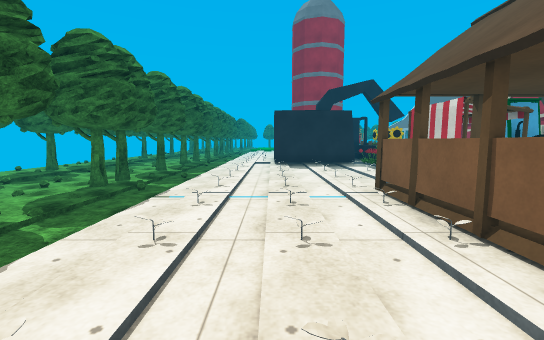
[1] (above)

21 first-person views from a walk through a Unity game level. The camera is 1.2 m above the floor, tilts 6° down and sees 90° across. The floor is counted in squares, 1 m on a side. Each view is taken from the middle of a square. On the plan, view 1 faces up. The plan holds only what a view shows up to about 13 squares ahead; the rest is blank. The place goes on beyond the plan. Some animated figures are left out. Some surface patterns are stand-ins.

[2]
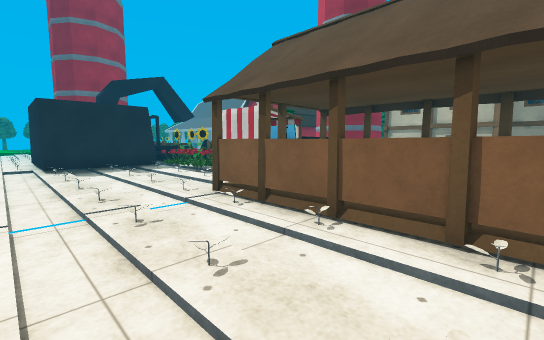

[3]
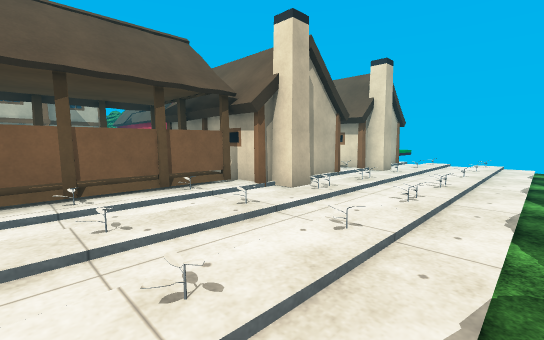

[4]
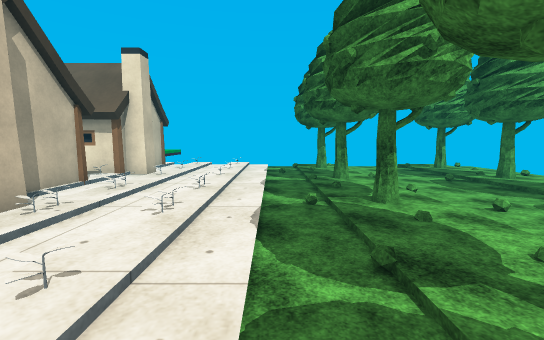

[5]
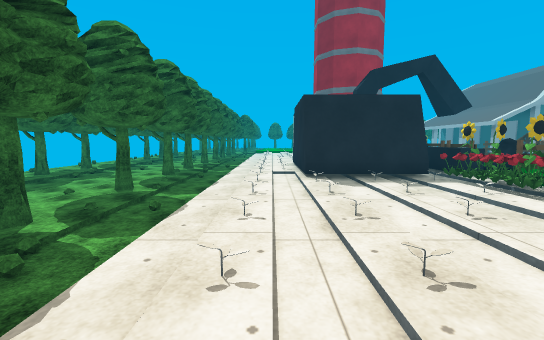

[6]
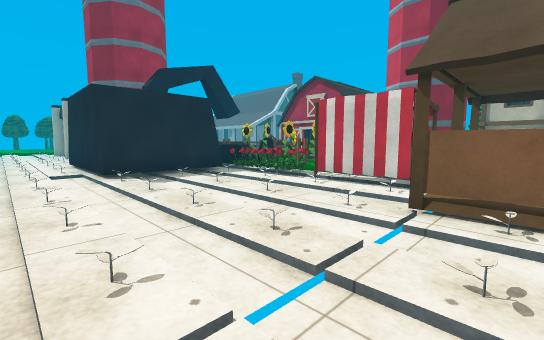

[7]
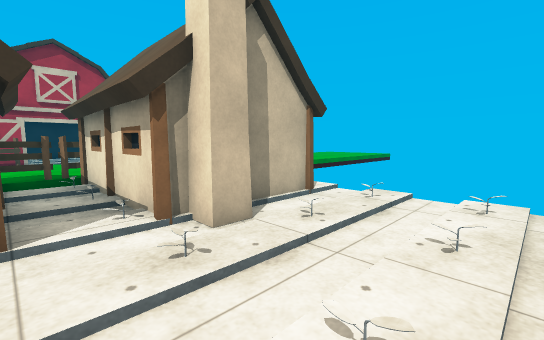

[8]
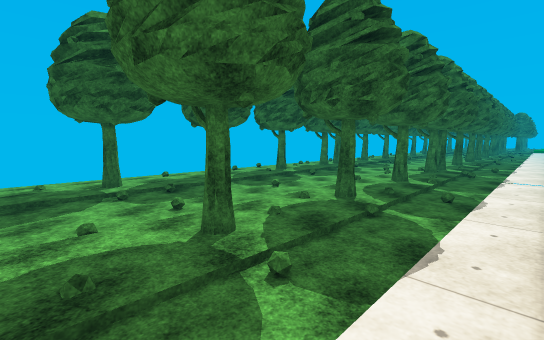

[9]
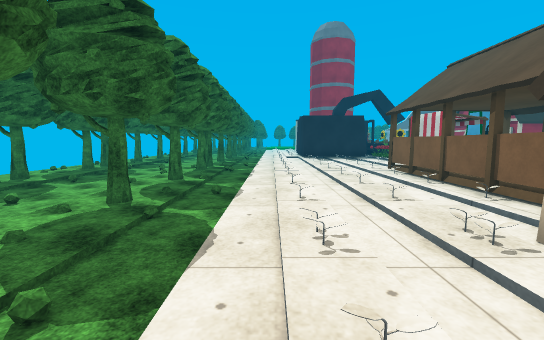

[10]
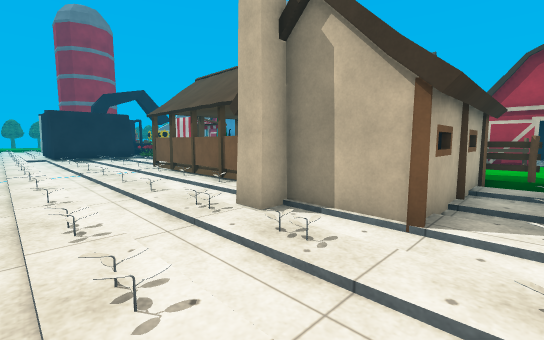

[11]
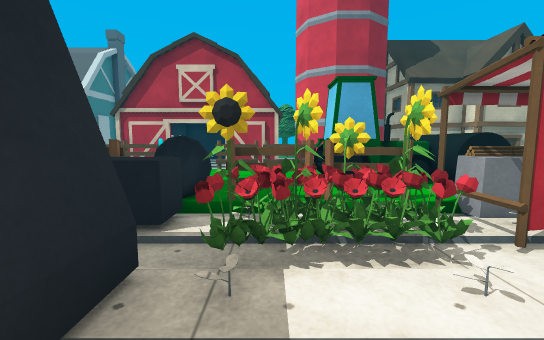

[12]
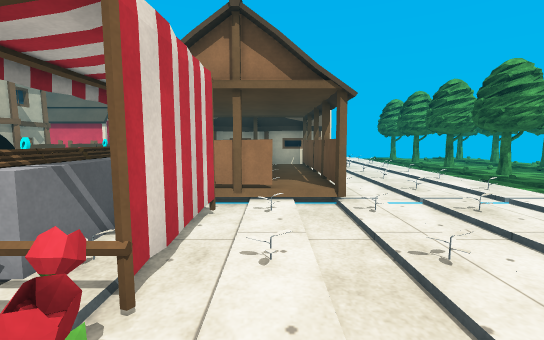

[13]
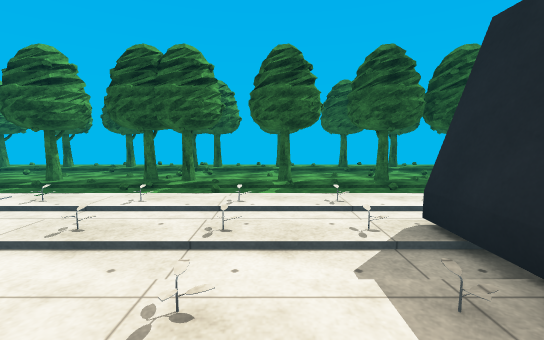

[14]
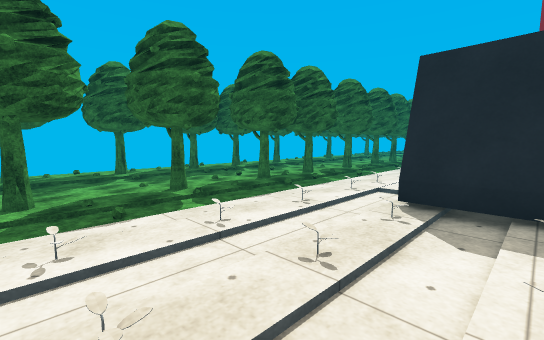

[15]
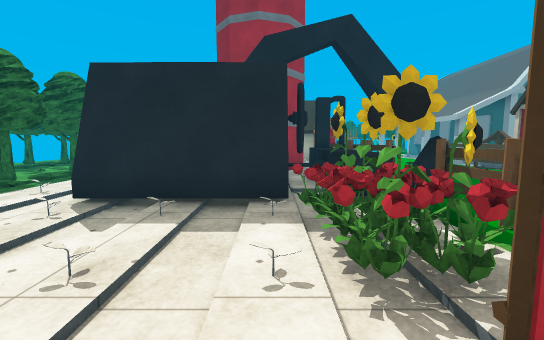

[16]
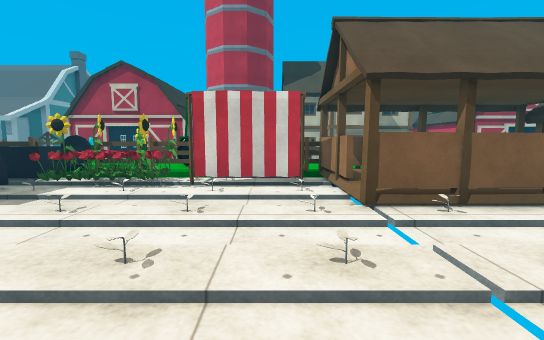

[17]
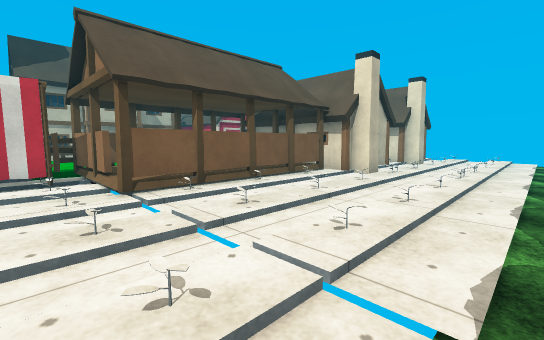

[18]
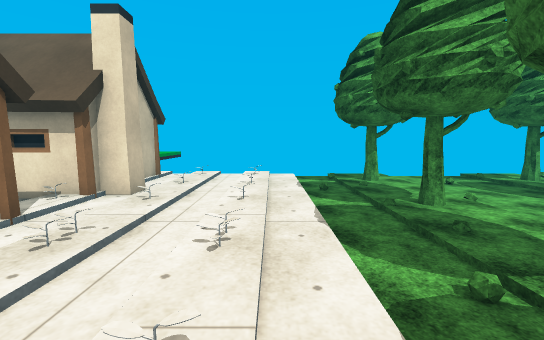

[19]
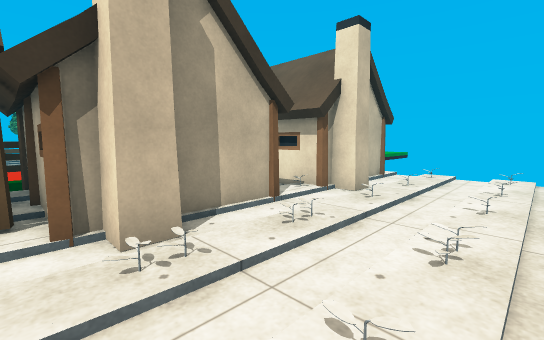

[20]
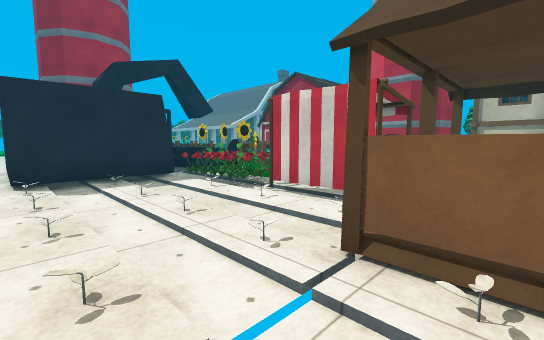

[21]
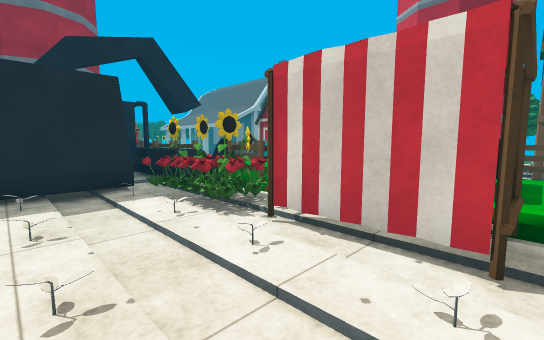

### Floor plan
Key: @ floor where view 1 was taken; # wall or solid block; . main floor; : floor 0.25 m higher than the main floor; - floor 0.25 m lower than the main floor; / step, stairs or slope; ^ raised ledge; T tree; H house; F fence; A valve; O other object.
Columns run from 11 left of view 1 to 15 right of it. Each row starts with its distance up from view 1.
 18 TT   TT -..#    A^O    FH
 17         -./#    A^F   OFH
 16 TT   TT -..#    .^F
 15  T    T -..#####.^##   FH
 14         -...####OOF#   FH
 13  T    T -.......OOF    FH
 12  T    T -.......OOF OO O.#
 11         -.......OOF OO  ##
 10         -.......OOO OO  #
  9 TT   TT -.......OOOOOO  #
  8 TT   TT -.......OOOOOO   #
  7         -.......O.F    F HH
  6         -.....OOOOF    O H
  5 TT   TT -.//./OOOOO    OHH
  4  T    T -.....O   O     H
  3         -.//./OOOO      H
  2  T    T -.....OOOO     FHH
  1 TT   TT -.//./O        F H
  0         -..@.HHHHHF:::OO H
 -1         -.//HHH HHF    O
 -2 TT   TT -....H   H
 -3         -.//.H    F    FH
 -4         -....HHHHHF    FH
 -5 TT   TT -.//.H.H.HF     H
 -6         -...HHHHHHF
 -7         -.//.H   HF     H
 -8 TT   TT -....H          H
 -9  T    T -.//.H

Where each view was taken, in squares from view 1:
view 1: 0 up, 0 right, facing up
view 2: 1 up, 1 left, facing up-right
view 3: 4 up, 3 left, facing down-right
view 4: 3 up, 3 left, facing down
view 5: 5 up, 1 left, facing up
view 6: 5 up, 2 left, facing up-right
view 7: 4 down, 2 left, facing down-right
view 8: 4 down, 2 left, facing up-left
view 9: 4 down, 2 left, facing up
view 10: 5 down, 2 left, facing up-right
view 11: 13 up, 2 right, facing right
view 12: 12 up, 4 right, facing down
view 13: 12 up, 4 right, facing left
view 14: 9 up, 2 right, facing up-left
view 15: 9 up, 4 right, facing up
view 16: 8 up, 2 left, facing right
view 17: 8 up, 3 left, facing down-right
view 18: 0 up, 2 left, facing down
view 19: 0 up, 2 left, facing down-right
view 20: 5 up, 0 right, facing up-right
view 21: 7 up, 2 right, facing up-right
